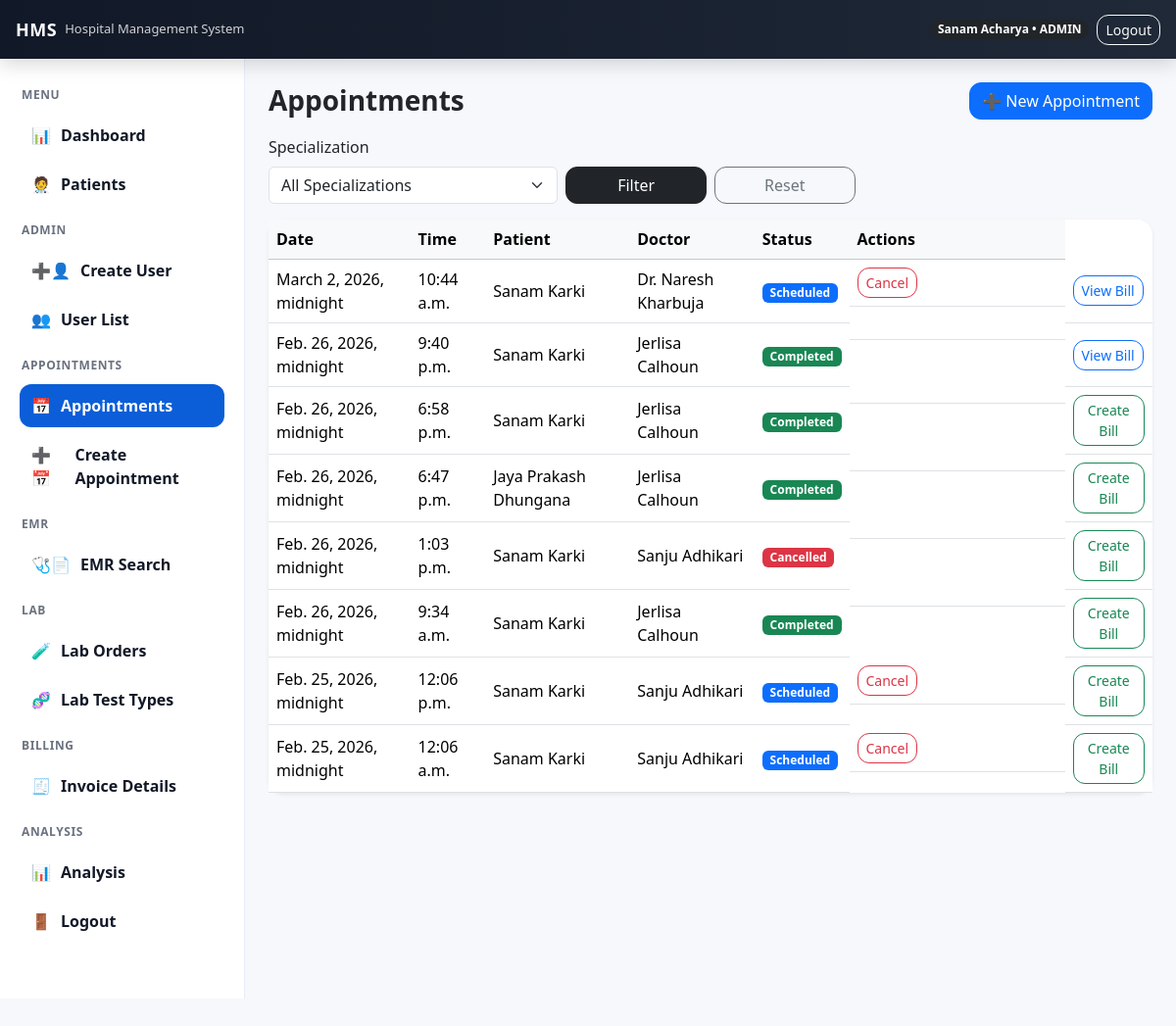
/appointments/ (signed in), run on an earlier commit of the app's database.
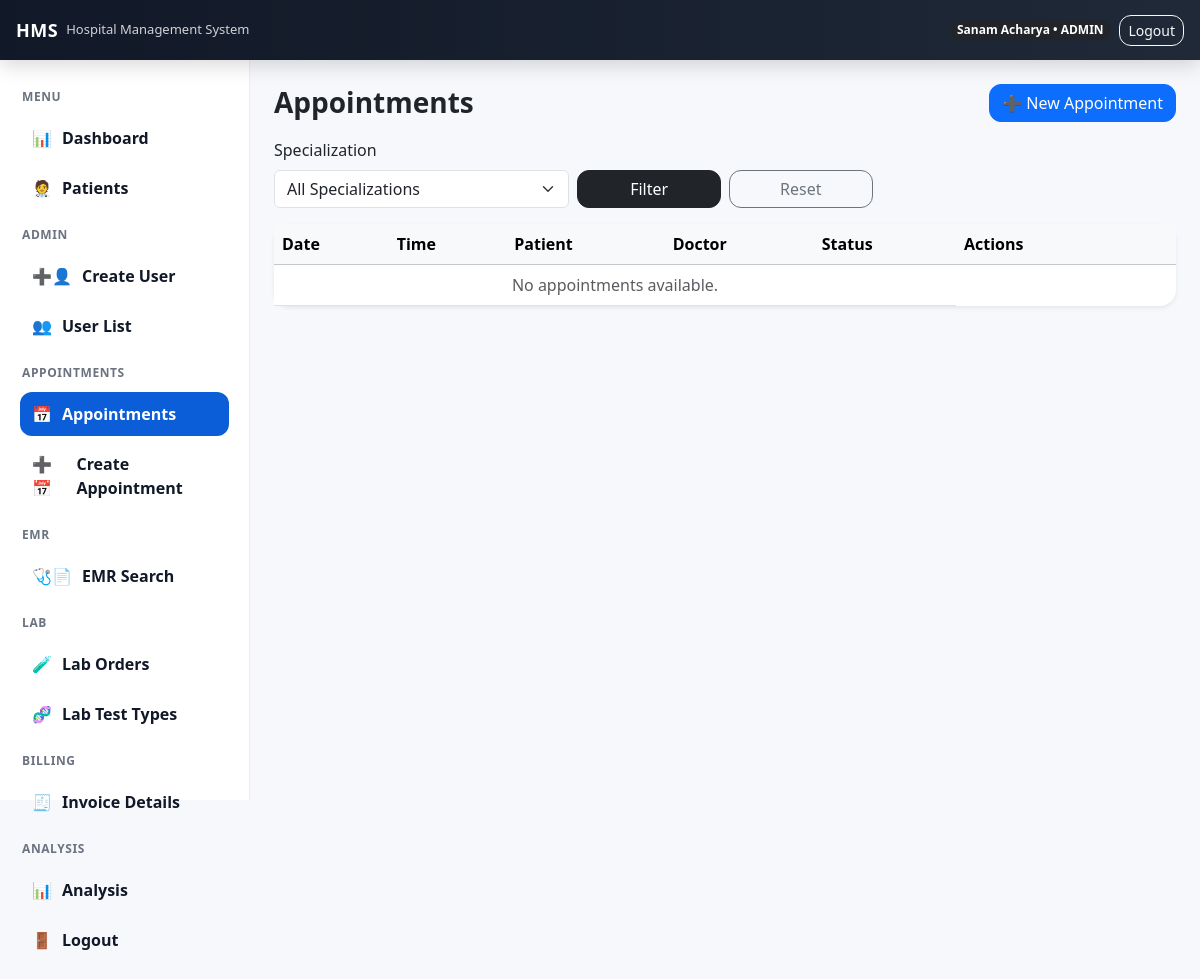
And on a later commit of the database.
### accounts/models.py (models this page shows, shortened)
class Appointment(models.Model):
    class Status(models.TextChoices):
        SCHEDULED = 'SCHEDULED', 'Scheduled'
        COMPLETED = 'COMPLETED', 'Completed'
        CANCELLED = 'CANCELLED', 'Cancelled'
    patient = models.ForeignKey("Patient", on_delete=models.CASCADE, related_name="appointments")
    doctor = models.ForeignKey(
        settings.AUTH_USER_MODEL,
        on_delete=models.CASCADE,
        limit_choices_to={"role": "DOCTOR"},
        related_name="appointments",
    )
    appointment_date = models.DateTimeField()
    appointment_time = models.TimeField()
    reason = models.CharField(max_length=255, blank=True)
    notes = models.TextField(blank=True)
    status = models.CharField(max_length=20, choices=Status.choices, default=Status.SCHEDULED)
    created_at = models.DateTimeField(auto_now_add=True)
    class Meta:
        unique_together = ("doctor", "appointment_date", "appointment_time")
        ordering = ["-appointment_date", "-appointment_time"]

class Patient(models.Model):
    patient_id = models.CharField(max_length=20, unique=True, editable=False)
    full_name = models.CharField(max_length=150)
    phone_number = models.CharField(max_length=20, blank=True)
    email = models.EmailField(blank=True, null=True)
    address = models.CharField(max_length=255, blank=True)
    gender = models.CharField(max_length=10, choices=[("MALE", "Male"), ("FEMALE", "Female"), ("OTHER", "Other")], blank=True)
    dob = models.DateField(blank=True, null=True)
    created_at = models.DateTimeField(auto_now_add=True)
    assigned_doctor = models.ForeignKey(
        settings.AUTH_USER_MODEL,
        on_delete=models.SET_NULL,
        null=True,
        blank=True,
        related_name="assigned_patients",
        limit_choices_to={"role": "DOCTOR"}
    )

class User(AbstractUser):
    class Role(models.TextChoices):
        ADMIN = 'ADMIN', 'Admin'
        DOCTOR = 'DOCTOR', 'Doctor'
        NURSE = 'NURSE', 'Nurse'
        RECEPTION = 'RECEPTION', 'Reception'
        LAB = 'LAB', 'Lab'
        PHARMACY = 'PHARMACY', 'Pharmacy'
        HR = 'HR', 'HR'
        CASHIER = "CASHIER", "Cashier"
        ACCOUNTANT = "ACCOUNTANT", "Accountant"
    full_name = models.CharField(max_length=150)
    phone_number = models.CharField(max_length=20, blank=True)
    email = models.EmailField(unique=True)
    role = models.CharField(max_length=20, choices=Role.choices, default=Role.RECEPTION)
    department = models.ForeignKey(
        Department, on_delete=models.SET_NULL, null=True, blank=True
    )
    specialization = models.ForeignKey(
        "Specialization",
        on_delete=models.SET_NULL,
        null=True,
        blank=True,
        related_name="doctors"
    )

### accounts/views.py (the view)
# urls.py: path('appointments/', appointment_list_view, name='appointment_list'),
@login_required
def appointment_list_view(request):
    qs = Appointment.objects.select_related("patient", "doctor").all()
    selected_spec = (request.GET.get("specialization") or "").strip()
    if selected_spec:
        qs = qs.filter(doctor__specialization_id=selected_spec)
    if request.user.role == "DOCTOR":
        qs = qs.filter(doctor=request.user)
    qs = qs.order_by("-appointment_date", "-appointment_time")
    specializations = Specialization.objects.select_related("department").order_by("name")
    return render(request, "accounts/appointment_list.html", {
        "appointments": qs,
        "specializations": specializations,
        "selected_spec": selected_spec,  # keep as string
    })

### templates/accounts/appointment_list.html (shortened to what this page needs)
{% extends "base.html" %}
{% block content %}
<div class="d-flex justify-content-between align-items-center mb-3">
    <h3 class="fw-bold mb-0">Appointments</h3>
    <a class="btn btn-primary" href="{% url 'appointment_create' %}">➕ New Appointment</a>
</div>
<form method="get" class="mb-3">
  <div class="row g-2 align-items-end">
    <div class="col-md-4">
      <label class="form-label">Specialization</label>
      <select name="specialization" class="form-select">
        <option value="">All Specializations</option>
      </select>
    </div>
    <div class="col-md-2 d-grid">
      <button class="btn btn-dark">Filter</button>
    </div>
    <div class="col-md-2 d-grid">
      <a class="btn btn-outline-secondary" href="{% url 'appointment_list' %}">Reset</a>
    </div>
  </div>
</form>
<div class="card shadow-sm">
    <div class="table-responsive">
        <table class="table table-hover mb-0 align-middle">
            <thead class="table-light">
                <tr>
                    <th>Date</th>
                    <th>Time</th>
                    <th>Patient</th>
                    <th>Doctor</th>
                    <th>Status</th>
                    <th style="width:220px;">Actions</th>
                </tr>
            </thead>
            <tbody>
                {% for a in appointments %}
                <tr>
                    <td>{{ a.appointment_date }}</td>
                    <td>{{ a.appointment_time }}</td>
                    <td>{{ a.patient.full_name }}</td>
                    <td>{{ a.doctor.full_name }}</td>
                    <td>
                        {% if a.status == "SCHEDULED" %}
                            <span class="badge text-bg-primary">Scheduled</span>
                        {% elif a.status == "COMPLETED" %}
                            <span class="badge text-bg-success">Completed</span>
                        {% elif a.status == "CANCELLED" %}
                            <span class="badge text-bg-danger">Cancelled</span>
                        {% else %}
                            <span class="badge text-bg-secondary">{{ a.status }}</span>
                        {% endif %}
                    </td>
                    <td class="d-flex gap-2 flex-wrap">
                       {% if user.role == "ADMIN" and a.status == "SCHEDULED" or user.role == "RECEPTION" and a.status == "SCHEDULED" %}
                            <a class="btn btn-sm btn-outline-danger" href="{% url 'appointment_cancel' a.id %}">Cancel</a>
                        {% endif %}
                    </td>
                     <td>
                        {% if a.invoices.first %}
                            <a class="btn btn-sm btn-outline-primary"
                                href="{% url 'invoice_detail' a.invoices.first.id %}">
                                View Bill
                            </a>
                        {% else %}
                            {% if user.role == "ADMIN" or user.role == "RECEPTION" or user.role == "CASHIER" %}
                                <a class="btn btn-sm btn-outline-success"
                                    href="{% url 'invoice_create_for_appointment' a.id %}">
                                    Create Bill
                                </a>
                            {% endif %}
                        {% endif %}
                    </td>
                </tr>
                {% empty %}
                <tr>
                    <td colspan="5" class="text-center text-muted">No appointments available.</td>
                </tr>
                {% endfor %}
            </tbody>
        </table>
    </div>
</div>
{% endblock %}

What changed in the data, as far as the page shows it:
removed Appointment: appointment_date "March 2, 2026, midnight", appointment_time "10:44 a.m.", patient.full_name "Sanam Karki", doctor.full_name "Dr. Naresh Kharbuja", status "Scheduled", shows "View Bill"
removed Appointment: appointment_date "Feb. 26, 2026, midnight", appointment_time "9:40 p.m.", patient.full_name "Sanam Karki", doctor.full_name "Jerlisa Calhoun", status "Completed", shows "View Bill"
removed Appointment: appointment_date "Feb. 26, 2026, midnight", appointment_time "6:58 p.m.", patient.full_name "Sanam Karki", doctor.full_name "Jerlisa Calhoun", status "Completed", shows "Create Bill"
removed Appointment: appointment_date "Feb. 26, 2026, midnight", appointment_time "6:47 p.m.", patient.full_name "Jaya Prakash Dhungana", doctor.full_name "Jerlisa Calhoun", status "Completed", shows "Create Bill"
removed Appointment: appointment_date "Feb. 26, 2026, midnight", appointment_time "1:03 p.m.", patient.full_name "Sanam Karki", doctor.full_name "Sanju Adhikari", status "Cancelled", shows "Create Bill"
removed Appointment: appointment_date "Feb. 26, 2026, midnight", appointment_time "9:34 a.m.", patient.full_name "Sanam Karki", doctor.full_name "Jerlisa Calhoun", status "Completed", shows "Create Bill"
removed Appointment: appointment_date "Feb. 25, 2026, midnight", appointment_time "12:06 p.m.", patient.full_name "Sanam Karki", doctor.full_name "Sanju Adhikari", status "Scheduled", shows "Create Bill"
removed Appointment: appointment_date "Feb. 25, 2026, midnight", appointment_time "12:06 a.m.", patient.full_name "Sanam Karki", doctor.full_name "Sanju Adhikari", status "Scheduled", shows "Create Bill"
Also different on the page:
text now shown: "No appointments available."
